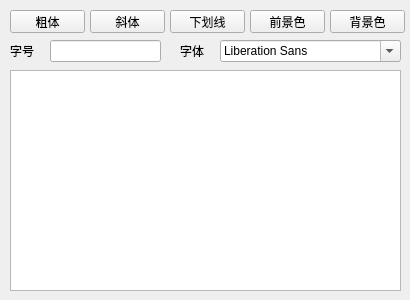
<?xml version="1.0" encoding="UTF-8"?>
<ui version="4.0">
 <class>Widget</class>
 <widget class="QWidget" name="Widget">
  <property name="geometry">
   <rect>
    <x>0</x>
    <y>0</y>
    <width>410</width>
    <height>300</height>
   </rect>
  </property>
  <property name="windowTitle">
   <string>Widget</string>
  </property>
  <widget class="QTextEdit" name="textEdit">
   <property name="geometry">
    <rect>
     <x>10</x>
     <y>70</y>
     <width>391</width>
     <height>221</height>
    </rect>
   </property>
  </widget>
  <widget class="QPushButton" name="pushButtonBold">
   <property name="geometry">
    <rect>
     <x>10</x>
     <y>10</y>
     <width>75</width>
     <height>23</height>
    </rect>
   </property>
   <property name="text">
    <string>粗体</string>
   </property>
   <property name="checkable">
    <bool>false</bool>
   </property>
   <property name="checked">
    <bool>false</bool>
   </property>
  </widget>
  <widget class="QPushButton" name="pushButtonItalic">
   <property name="geometry">
    <rect>
     <x>90</x>
     <y>10</y>
     <width>75</width>
     <height>23</height>
    </rect>
   </property>
   <property name="text">
    <string>斜体</string>
   </property>
  </widget>
  <widget class="QPushButton" name="pushButtonUnderline">
   <property name="geometry">
    <rect>
     <x>170</x>
     <y>10</y>
     <width>75</width>
     <height>23</height>
    </rect>
   </property>
   <property name="text">
    <string>下划线</string>
   </property>
  </widget>
  <widget class="QPushButton" name="pushButtonColor">
   <property name="geometry">
    <rect>
     <x>250</x>
     <y>10</y>
     <width>75</width>
     <height>23</height>
    </rect>
   </property>
   <property name="text">
    <string>前景色</string>
   </property>
  </widget>
  <widget class="QPushButton" name="pushButtonBGColor">
   <property name="geometry">
    <rect>
     <x>330</x>
     <y>10</y>
     <width>75</width>
     <height>23</height>
    </rect>
   </property>
   <property name="text">
    <string>背景色</string>
   </property>
  </widget>
  <widget class="QLabel" name="label">
   <property name="geometry">
    <rect>
     <x>10</x>
     <y>40</y>
     <width>30</width>
     <height>22</height>
    </rect>
   </property>
   <property name="text">
    <string>字号</string>
   </property>
  </widget>
  <widget class="QLineEdit" name="lineEditFontSize">
   <property name="geometry">
    <rect>
     <x>50</x>
     <y>40</y>
     <width>111</width>
     <height>22</height>
    </rect>
   </property>
  </widget>
  <widget class="QFontComboBox" name="fontComboBox">
   <property name="geometry">
    <rect>
     <x>220</x>
     <y>40</y>
     <width>181</width>
     <height>22</height>
    </rect>
   </property>
  </widget>
  <widget class="QLabel" name="label_2">
   <property name="geometry">
    <rect>
     <x>180</x>
     <y>40</y>
     <width>30</width>
     <height>22</height>
    </rect>
   </property>
   <property name="text">
    <string>字体</string>
   </property>
  </widget>
 </widget>
 <layoutdefault spacing="6" margin="11"/>
 <resources/>
 <connections/>
</ui>
